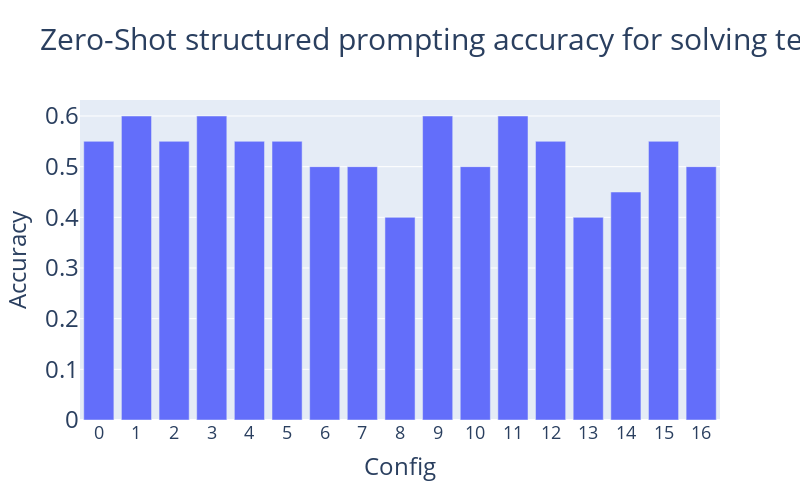

Source (notebook cell):
### Code cell
fig = px.bar(df_zero_shot_structured, x='index', y='accuracy', title='Zero-Shot structured prompting accuracy for solving test cases',
             labels={'index': 'Id', 'accuracy': 'Accuracy'}, width=800, height=500,
             category_orders={"index": df_zero_shot_structured['accuracy'].sort_values(ascending=False)})

fig.update_layout(xaxis_title='Config', yaxis_title='Accuracy', showlegend=False, bargap=0.2,
                  xaxis=dict(tickmode='linear', tick0=0, dtick=1, tickfont=dict(size=18)),
                  yaxis=dict(tickfont=dict(size=24)),
                  yaxis_title_font=dict(size=24),
                  xaxis_title_font=dict(size=24),
                  title_font=dict(size=30))

fig.show()
fig.write_image("total_acc_zero_shot_structured.png", width=1200, height=800, scale=2)

### Figure 1 — Plotly figure (JSON) as saved in the notebook; plotly's stock layout.template omitted (floating-point values rounded to 4 significant figures)
{"data": [{"alignmentgroup": "True", "hovertemplate": "Id=%{x}<br>Accuracy=%{y}<extra></extra>", "legendgroup": "", "marker": {"color": "#636efa", "pattern": {"shape": ""}}, "name": "", "offsetgroup": "", "orientation": "v", "showlegend": false, "textposition": "auto", "type": "bar", "x": [3, 1, 11, 9, 15, 5, 0, 4, 2, 12, 6, 7, 16, 10, 14, 8, 13], "xaxis": "x", "y": [0.6, 0.6, 0.6, 0.6, 0.55, 0.55, 0.55, 0.55, 0.55, 0.55, 0.5, 0.5, 0.5, 0.5, 0.45, 0.4, 0.4], "yaxis": "y"}], "layout": {"bargap": 0.2, "barmode": "relative", "height": 500, "legend": {"tracegroupgap": 0}, "showlegend": false, "title": {"font": {"size": 30}, "text": "Zero-Shot structured prompting accuracy for solving test cases"}, "width": 800, "xaxis": {"anchor": "y", "categoryarray": [0.6, 0.6, 0.6, 0.6, 0.55, 0.55, 0.55, 0.55, 0.55, 0.55, 0.5, 0.5, 0.5, 0.5, 0.45, 0.4, 0.4], "categoryorder": "array", "domain": [0, 1], "dtick": 1, "tick0": 0, "tickfont": {"size": 18}, "tickmode": "linear", "title": {"font": {"size": 24}, "text": "Config"}}, "yaxis": {"anchor": "x", "domain": [0, 1], "tickfont": {"size": 24}, "title": {"font": {"size": 24}, "text": "Accuracy"}}}}
